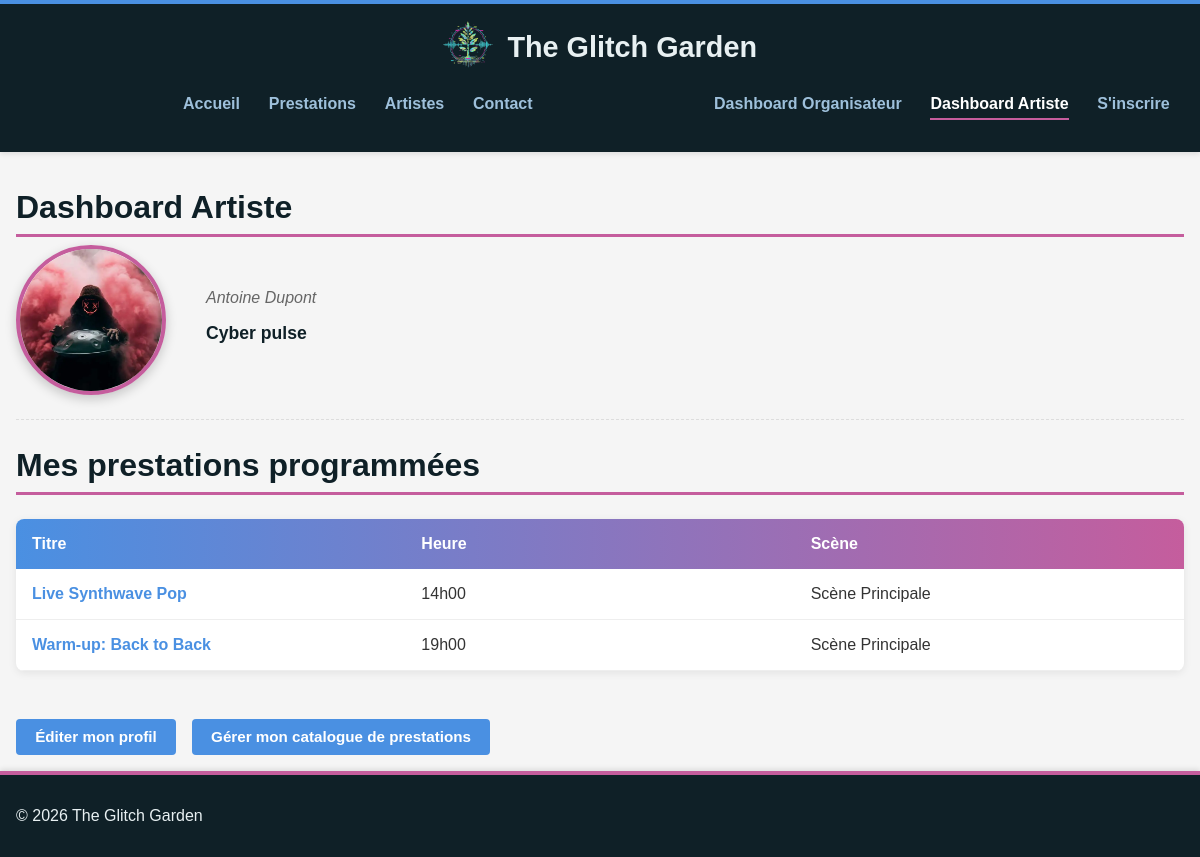
The page /dashboard-artiste.php on the database its author committed.
### tables this page shows
CREATE TABLE utilisateurs (
    id               INT AUTO_INCREMENT PRIMARY KEY,
    nom              VARCHAR(255) NOT NULL,
    prenom           VARCHAR(255) NOT NULL,
    nom_artiste      VARCHAR(255),
    email            VARCHAR(255) NOT NULL UNIQUE,
    mot_de_passe     VARCHAR(255) NOT NULL,
    photo            VARCHAR(255),
    description      TEXT,
    est_organisateur BOOLEAN NOT NULL DEFAULT FALSE
);

CREATE TABLE prestations (
    id           INT AUTO_INCREMENT PRIMARY KEY,
    titre        VARCHAR(255) NOT NULL,
    description  TEXT,
    image        VARCHAR(255),
    categorie_id INT NOT NULL,
    artiste_id   INT NOT NULL,
    FOREIGN KEY (categorie_id) REFERENCES categories(id),
    FOREIGN KEY (artiste_id)   REFERENCES utilisateurs(id)
);

CREATE TABLE scenes (
    id    INT AUTO_INCREMENT PRIMARY KEY,
    nom   VARCHAR(255) NOT NULL
);

### dashboard-artiste.php (the view, shortened to what this page needs)
<?php
$ARTISTE_ID = 2;
$pdo = Database::getPDO();
$req = $pdo->prepare("SELECT * FROM utilisateurs WHERE id = :id AND est_organisateur = FALSE");
$req->execute([':id' => $ARTISTE_ID]);
$artiste = $req->fetch(PDO::FETCH_ASSOC);
$reqProg = $pdo->prepare("
    SELECT p.id, p.titre, TIME_FORMAT(pr.heure_debut, '%Hh%i') AS heure, s.nom AS scene
    FROM prestations p
    JOIN programmation pr ON pr.prestation_id = p.id
    JOIN scenes s         ON s.id = pr.scene_id
    WHERE p.artiste_id = :id
    ORDER BY pr.heure_debut ASC
");
$reqProg->execute([':id' => $ARTISTE_ID]);
$performances = $reqProg->fetchAll(PDO::FETCH_ASSOC);
include 'app/view/header.php';
?>
<h1 class="page-title">Dashboard Artiste</h1>
<div class="artist-profile-header">
    <?php if (!empty($artiste['photo'])): ?>
        <img src="<?php echo htmlspecialchars($artiste['photo']); ?>" alt="Photo de <?php echo htmlspecialchars($artiste['nom_artiste']); ?>" class="artist-photo">
    <?php endif; ?>
    <div class="artist-presentation">
        <span class="artist-real-name"><?php echo htmlspecialchars($artiste['prenom'] . ' ' . $artiste['nom']); ?></span>
        <h2><?php echo htmlspecialchars($artiste['nom_artiste'] ?? ''); ?></h2>
    </div>
</div>
<section class="program-section">
    <h2 class="section-title">Mes prestations programmées</h2>
    <?php if (empty($performances)): ?>
        <p class="no-results">Vous n'êtes pas encore programmé.</p>
    <?php else: ?>
        <table class="program-table">
            <thead>
                <tr>
                    <th>Titre</th>
                    <th>Heure</th>
                    <th>Scène</th>
                </tr>
            </thead>
            <tbody>
                <?php foreach ($performances as $p): ?>
                    <tr>
                        <td><a href="fiche-prestation.php?id=<?php echo $p['id']; ?>"><?php echo htmlspecialchars($p['titre']); ?></a></td>
                        <td><?php echo htmlspecialchars($p['heure']); ?></td>
                        <td><?php echo htmlspecialchars($p['scene']); ?></td>
                    </tr>
                <?php endforeach; ?>
            </tbody>
        </table>
    <?php endif; ?>
</section>
<div class="form-actions">
    <a href="profil.php?type=artiste" class="btn">Éditer mon profil</a>
    <a href="catalogue-artiste.php" class="btn">Gérer mon catalogue de prestations</a>
</div>
<?php include 'app/view/footer.php'; ?>

### assets/css/style.css (style rules this page uses)
:root { --color-primary: #4A90E2; --color-accent: #C55D9D; --color-dark: #0F2027; --color-light: #E8F0F2; --color-text: #333333; --color-text-light: #666666; --color-background: #F5F5F5; --color-white: #FFFFFF; --color-border: #EEEEEE; --color-border-light: rgba(74, 144, 226, 0.2); --color-bg-light: rgba(74, 144, 226, 0.05); --color-nav-link: #9EC0DB; --color-muted: #999999; --color-border-dark: #DDDDDD; --color-text-dark: #222222; --color-error: #E74C3C; }
*, *::before, *::after { box-sizing: border-box; }
body { background-color: var(--color-background); color: var(--color-text); font-family: Arial, sans-serif; font-size: 1rem; margin: 0; min-height: 100vh; display: flex; flex-direction: column; }
img { -webkit-user-drag: none; -webkit-user-select: none; user-select: none; }
.page-title, .section-title { font-size: 2rem; font-weight: bold; color: var(--color-dark); margin-bottom: 0.5rem; border-bottom: 3px solid var(--color-accent); padding-bottom: 0.5rem; }
.artist-profile-header { display: flex; flex-direction: row; gap: 2.5rem; align-items: flex-start; padding-bottom: 1.5rem; border-bottom: 1px dashed var(--color-border-dark); }
.artist-photo { width: 150px; height: 150px; border-radius: 50%; border: 4px solid var(--color-accent); box-shadow: 0 4px 12px rgba(0, 0, 0, 0.2); object-fit: cover; }
.artist-presentation { align-self: center; }
.artist-real-name { font-style: italic; color: var(--color-text-light); }
.artist-presentation h2 { font-size: 1.1rem; margin: 1rem 0 0.5rem 0; color: var(--color-dark); }
.program-table { width: 100%; border-collapse: collapse; margin: 1.5rem 0; background-color: var(--color-white); box-shadow: 0 2px 8px rgba(0, 0, 0, 0.08); border-radius: 8px; overflow: hidden; table-layout: fixed; }
.program-table thead { background: linear-gradient(90deg, var(--color-primary), var(--color-accent)); color: var(--color-white); }
.program-table thead th { padding: 1rem; text-align: left; font-weight: bold; }
.program-table tbody tr { border-bottom: 1px solid var(--color-border); transition: background-color 0.3s ease; }
.program-table tbody td { padding: 1rem; color: var(--color-text); }
.program-table tbody a { color: var(--color-primary); text-decoration: none; font-weight: 600; border-bottom: 2px solid transparent; transition: all 0.3s ease; }
.btn { display: inline-block; padding: 0.6rem 1.2rem; border: none; border-radius: 4px; cursor: pointer; font-size: 0.95rem; font-weight: bold; text-decoration: none; background-color: var(--color-primary); color: white; }
.form-actions { margin-top: 1.5rem; display: flex; gap: 1rem; align-items: center; flex-wrap: wrap; }

### rows shown on the page
utilisateurs: photo (picture), prenom+nom "Antoine Dupont", nom_artiste "Cyber pulse"
prestations: titre "Live Synthwave Pop", heure "14h00", scenes.nom "Scène Principale"
prestations: titre "Warm-up: Back to Back", heure "19h00", scenes.nom "Scène Principale"
